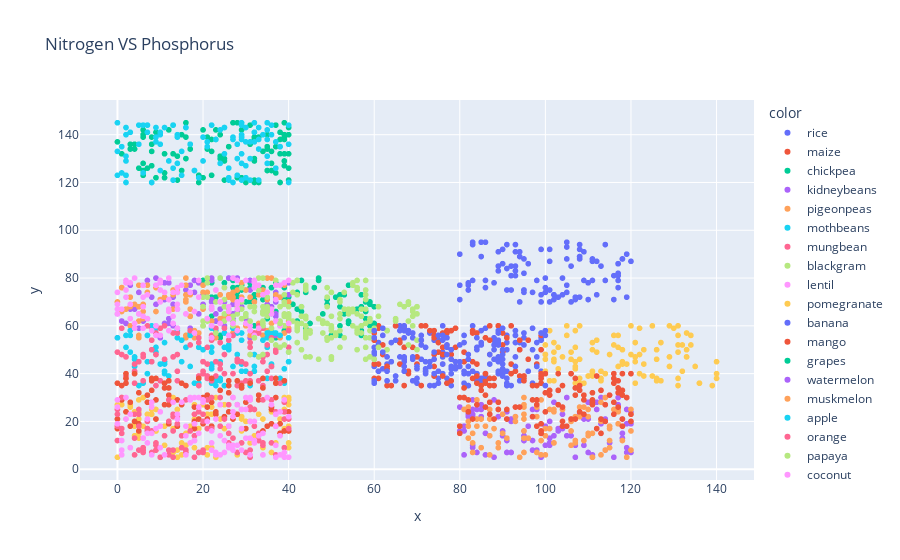

Here is the notebook cell this chart was saved with:
### Code cell
fig = px.scatter(x=df['N'],y=df['P'],color=df['label'],title="Nitrogen VS Phosphorus")
fig.show()

### Figure 1 — Plotly figure (JSON) as saved in the notebook; plotly's stock layout.template omitted (floating-point values rounded to 4 significant figures)
{"data": [{"hovertemplate": "color=rice<br>x=%{x}<br>y=%{y}<extra></extra>", "legendgroup": "rice", "marker": {"color": "#636efa", "symbol": "circle"}, "mode": "markers", "name": "rice", "showlegend": true, "type": "scattergl", "x": [90, 85, 60, 74, 78, 69, 69, 94, 89, 68, 91, 90, 78, 93, 94, 60, 85, 91, 77, 88, 89, 76, 67, 83, 98, 66, 97, 97, 60, 84, 73, 92, 85, 98, 88, 95, 99, 95, 60, 63, 62, 64, 83, 82, 85, 91, 76, 74, 79, 88, 60, 76, 93, 65, 95, 75, 74, 91, 71, 99, 72, 83, 93, 70, 76, 99, 99, 86, 69, 91, 61, 67, 79, 78, 75, 97, 67, 73, 77, 81, 68, 72, 61, 67, 67, 66, 82, 84, 81, 91, 93, 90, 81, 78, 60, 88, 93, 60, 78, 65], "xaxis": "x", "y": [42, 58, 55, 35, 42, 37, 55, 53, 54, 58, 53, 46, 58, 56, 50, 48, 38, 35, 38, 35, 45, 40, 59, 41, 47, 53, 59, 50, 49, 51, 57, 35, 37, 53, 54, 55, 57, 39, 43, 44, 42, 45, 60, 40, 52, 35, 49, 39, 43, 55, 36, 60, 56, 60, 52, 38, 54, 36, 46, 55, 40, 58, 58, 36, 47, 41, 54, 59, 46, 56, 52, 45, 42, 43, 54, 36, 47, 35, 36, 41, 57, 45, 53, 43, 58, 60, 43, 50, 53, 50, 53, 44, 45, 40, 51, 46, 47, 55, 35, 37], "yaxis": "y"}, {"hovertemplate": "color=maize<br>x=%{x}<br>y=%{y}<extra></extra>", "legendgroup": "maize", "marker": {"color": "#EF553B", "symbol": "circle"}, "mode": "markers", "name": "maize", "showlegend": true, "type": "scattergl", "x": [71, 61, 80, 73, 61, 68, 93, 89, 76, 67, 70, 90, 62, 92, 66, 63, 70, 61, 66, 74, 77, 99, 74, 83, 100, 79, 94, 75, 78, 87, 87, 63, 84, 64, 60, 98, 75, 86, 98, 76, 99, 60, 74, 89, 69, 96, 61, 74, 74, 63, 99, 77, 87, 60, 94, 95, 84, 77, 66, 63, 79, 72, 67, 86, 76, 75, 81, 73, 71, 96, 99, 62, 86, 94, 76, 77, 74, 81, 63, 99, 90, 68, 60, 71, 61, 88, 65, 78, 78, 92, 79, 91, 76, 87, 71, 90, 67, 60, 83, 83], "xaxis": "x", "y": [54, 44, 43, 58, 38, 41, 41, 60, 44, 60, 44, 49, 52, 44, 54, 58, 47, 41, 53, 55, 57, 50, 56, 45, 48, 51, 39, 49, 48, 54, 35, 43, 57, 35, 46, 44, 56, 55, 35, 57, 56, 44, 48, 60, 51, 46, 60, 58, 43, 43, 36, 36, 60, 38, 54, 38, 44, 58, 44, 35, 45, 60, 51, 36, 48, 53, 45, 45, 35, 54, 39, 48, 37, 50, 39, 52, 39, 49, 42, 38, 52, 40, 57, 52, 59, 38, 60, 37, 58, 60, 59, 55, 51, 48, 60, 57, 35, 54, 58, 57], "yaxis": "y"}, {"hovertemplate": "color=chickpea<br>x=%{x}<br>y=%{y}<extra></extra>", "legendgroup": "chickpea", "marker": {"color": "#00cc96", "symbol": "circle"}, "mode": "markers", "name": "chickpea", "showlegend": true, "type": "scattergl", "x": [40, 23, 39, 22, 36, 32, 58, 59, 42, 28, 58, 43, 58, 23, 27, 28, 50, 39, 25, 31, 26, 25, 31, 60, 59, 22, 36, 59, 54, 43, 28, 42, 32, 22, 31, 28, 57, 49, 46, 54, 38, 59, 36, 57, 35, 35, 52, 27, 57, 52, 43, 44, 24, 29, 20, 56, 37, 49, 59, 20, 24, 51, 57, 22, 52, 29, 44, 41, 52, 34, 42, 34, 27, 30, 57, 27, 32, 31, 33, 47, 54, 47, 35, 53, 45, 37, 30, 37, 53, 22, 60, 42, 39, 35, 30, 57, 48, 36, 40, 49], "xaxis": "x", "y": [72, 72, 58, 72, 67, 73, 70, 70, 62, 74, 66, 66, 63, 62, 62, 72, 56, 71, 78, 70, 80, 68, 78, 68, 62, 67, 65, 60, 77, 68, 76, 79, 60, 78, 79, 58, 58, 55, 76, 61, 60, 55, 76, 68, 66, 64, 60, 76, 60, 68, 79, 74, 55, 77, 60, 67, 66, 71, 69, 79, 56, 72, 73, 64, 73, 75, 59, 69, 56, 76, 74, 71, 73, 70, 57, 79, 71, 76, 75, 80, 62, 79, 57, 73, 61, 78, 75, 55, 65, 60, 61, 67, 76, 63, 65, 56, 65, 56, 58, 69], "yaxis": "y"}, {"hovertemplate": "color=kidneybeans<br>x=%{x}<br>y=%{y}<extra></extra>", "legendgroup": "kidneybeans", "marker": {"color": "#ab63fa", "symbol": "circle"}, "mode": "markers", "name": "kidneybeans", "showlegend": true, "type": "scattergl", "x": [13, 25, 31, 40, 2, 26, 17, 26, 17, 27, 28, 25, 28, 25, 12, 6, 22, 27, 10, 23, 19, 19, 22, 37, 11, 18, 21, 24, 34, 16, 17, 37, 40, 9, 1, 33, 23, 6, 25, 7, 8, 27, 28, 32, 27, 17, 0, 13, 34, 9, 11, 3, 35, 3, 23, 22, 31, 34, 12, 27, 7, 24, 11, 37, 25, 34, 20, 37, 18, 4, 37, 5, 11, 22, 12, 5, 27, 31, 36, 5, 32, 11, 0, 14, 29, 32, 17, 13, 14, 9, 20, 40, 27, 14, 7, 27, 30, 37, 27, 22], "xaxis": "x", "y": [60, 70, 55, 64, 61, 65, 57, 80, 59, 59, 58, 57, 80, 60, 78, 77, 79, 80, 55, 65, 78, 65, 70, 64, 71, 79, 63, 80, 60, 75, 77, 72, 73, 77, 62, 59, 59, 62, 63, 79, 72, 64, 66, 57, 56, 77, 65, 72, 60, 80, 72, 67, 69, 77, 62, 71, 79, 59, 63, 56, 63, 67, 71, 74, 76, 66, 69, 65, 74, 67, 56, 59, 61, 80, 61, 74, 69, 75, 68, 65, 79, 78, 55, 59, 68, 68, 64, 69, 67, 69, 73, 78, 72, 67, 56, 65, 63, 70, 63, 60], "yaxis": "y"}, {"hovertemplate": "color=pigeonpeas<br>x=%{x}<br>y=%{y}<extra></extra>", "legendgroup": "pigeonpeas", "marker": {"color": "#FFA15A", "symbol": "circle"}, "mode": "markers", "name": "pigeonpeas", "showlegend": true, "type": "scattergl", "x": [3, 40, 33, 27, 10, 30, 40, 38, 35, 38, 33, 16, 31, 16, 27, 40, 18, 3, 26, 16, 24, 9, 16, 28, 16, 24, 38, 9, 34, 1, 6, 26, 27, 27, 36, 17, 26, 17, 14, 39, 6, 8, 2, 1, 16, 23, 32, 28, 5, 36, 1, 24, 17, 5, 5, 37, 13, 6, 16, 25, 34, 20, 35, 14, 36, 7, 29, 30, 20, 19, 3, 5, 5, 37, 9, 20, 31, 0, 21, 13, 27, 29, 5, 39, 22, 18, 39, 13, 27, 26, 23, 4, 20, 7, 17, 35, 11, 20, 10, 33], "xaxis": "x", "y": [72, 59, 73, 57, 79, 75, 70, 55, 58, 61, 58, 56, 72, 80, 72, 62, 58, 68, 67, 70, 63, 76, 55, 75, 71, 70, 72, 66, 56, 76, 69, 73, 61, 71, 61, 73, 72, 64, 74, 60, 66, 59, 67, 76, 73, 75, 70, 59, 62, 67, 66, 73, 67, 55, 56, 77, 73, 63, 77, 64, 75, 77, 80, 75, 80, 77, 78, 60, 74, 57, 60, 77, 68, 73, 59, 72, 56, 70, 74, 67, 74, 72, 68, 57, 62, 55, 77, 75, 71, 64, 55, 69, 67, 74, 64, 71, 72, 60, 71, 61], "yaxis": "y"}, {"hovertemplate": "color=mothbeans<br>x=%{x}<br>y=%{y}<extra></extra>", "legendgroup": "mothbeans", "marker": {"color": "#19d3f3", "symbol": "circle"}, "mode": "markers", "name": "mothbeans", "showlegend": true, "type": "scattergl", "x": [3, 22, 36, 4, 29, 32, 14, 5, 25, 11, 40, 38, 27, 24, 23, 29, 31, 0, 7, 17, 11, 22, 9, 28, 26, 36, 8, 24, 22, 36, 22, 17, 8, 7, 36, 11, 6, 17, 4, 9, 25, 36, 21, 37, 32, 29, 25, 10, 23, 9, 3, 22, 12, 39, 32, 30, 19, 4, 21, 35, 22, 35, 17, 28, 22, 11, 38, 23, 25, 40, 23, 2, 3, 26, 39, 27, 24, 7, 15, 26, 20, 34, 19, 29, 20, 11, 15, 35, 9, 40, 35, 14, 40, 18, 35, 4, 22, 33, 2, 16], "xaxis": "x", "y": [49, 59, 58, 43, 54, 43, 55, 35, 57, 53, 49, 56, 43, 38, 45, 57, 35, 55, 45, 58, 44, 49, 51, 48, 50, 56, 60, 37, 43, 43, 44, 43, 45, 56, 57, 45, 36, 57, 47, 49, 51, 44, 38, 57, 48, 44, 51, 44, 35, 60, 58, 42, 39, 36, 41, 41, 36, 46, 39, 57, 55, 51, 56, 57, 36, 41, 38, 37, 35, 45, 58, 56, 56, 51, 42, 59, 45, 40, 45, 52, 45, 54, 51, 41, 50, 40, 54, 55, 59, 45, 38, 58, 55, 36, 52, 59, 51, 47, 51, 51], "yaxis": "y"}, {"hovertemplate": "color=mungbean<br>x=%{x}<br>y=%{y}<extra></extra>", "legendgroup": "mungbean", "marker": {"color": "#FF6692", "symbol": "circle"}, "mode": "markers", "name": "mungbean", "showlegend": true, "type": "scattergl", "x": [19, 8, 36, 10, 22, 9, 34, 31, 0, 21, 28, 17, 24, 28, 21, 34, 19, 31, 19, 24, 13, 31, 28, 31, 33, 34, 13, 33, 32, 23, 35, 6, 29, 4, 10, 14, 8, 20, 36, 14, 11, 10, 7, 2, 20, 2, 27, 35, 4, 1, 36, 11, 34, 21, 17, 25, 2, 9, 37, 36, 40, 30, 1, 9, 14, 35, 31, 4, 30, 9, 20, 37, 34, 14, 23, 5, 22, 40, 27, 31, 38, 6, 6, 24, 25, 32, 8, 19, 39, 33, 26, 21, 22, 29, 4, 10, 4, 20, 23, 25], "xaxis": "x", "y": [55, 54, 55, 56, 56, 57, 59, 51, 49, 39, 35, 52, 42, 46, 38, 60, 53, 58, 35, 53, 47, 53, 45, 37, 60, 45, 57, 57, 57, 59, 41, 48, 36, 36, 59, 48, 50, 40, 43, 57, 60, 59, 60, 47, 45, 39, 40, 48, 59, 48, 43, 46, 47, 44, 58, 40, 38, 48, 49, 38, 58, 44, 59, 48, 41, 52, 48, 41, 37, 35, 41, 50, 35, 37, 39, 45, 37, 51, 56, 40, 36, 37, 47, 44, 59, 56, 45, 39, 37, 37, 54, 51, 54, 45, 40, 37, 44, 45, 45, 48], "yaxis": "y"}, {"hovertemplate": "color=blackgram<br>x=%{x}<br>y=%{y}<extra></extra>", "legendgroup": "blackgram", "marker": {"color": "#B6E880", "symbol": "circle"}, "mode": "markers", "name": "blackgram", "showlegend": true, "type": "scattergl", "x": [56, 25, 42, 42, 44, 50, 35, 30, 27, 50, 39, 57, 52, 55, 51, 36, 59, 50, 30, 20, 58, 25, 52, 40, 20, 48, 49, 48, 32, 21, 20, 25, 41, 53, 39, 25, 21, 57, 56, 49, 24, 49, 28, 55, 50, 34, 20, 55, 23, 53, 26, 33, 37, 33, 22, 20, 43, 44, 34, 21, 25, 41, 28, 35, 52, 58, 34, 52, 23, 42, 37, 44, 21, 56, 29, 43, 55, 44, 29, 47, 40, 58, 41, 58, 27, 27, 52, 44, 21, 60, 33, 59, 29, 59, 29, 58, 55, 42, 44, 38], "xaxis": "x", "y": [79, 62, 61, 73, 58, 55, 72, 64, 64, 74, 73, 67, 63, 66, 56, 66, 55, 58, 65, 62, 71, 71, 71, 63, 60, 61, 68, 62, 66, 63, 72, 65, 78, 67, 60, 76, 78, 60, 75, 72, 80, 76, 68, 78, 64, 80, 68, 67, 70, 74, 67, 80, 79, 75, 55, 68, 68, 76, 60, 72, 68, 62, 65, 64, 58, 75, 66, 70, 57, 58, 62, 75, 80, 76, 76, 61, 60, 63, 67, 63, 68, 61, 74, 79, 62, 60, 65, 55, 62, 59, 77, 58, 63, 63, 70, 73, 77, 79, 77, 62], "yaxis": "y"}, {"hovertemplate": "color=lentil<br>x=%{x}<br>y=%{y}<extra></extra>", "legendgroup": "lentil", "marker": {"color": "#FF97FF", "symbol": "circle"}, "mode": "markers", "name": "lentil", "showlegend": true, "type": "scattergl", "x": [32, 13, 38, 11, 37, 29, 2, 6, 13, 8, 6, 2, 3, 27, 39, 40, 37, 31, 22, 3, 4, 13, 12, 4, 9, 18, 32, 6, 15, 0, 30, 3, 2, 10, 14, 39, 19, 18, 31, 28, 5, 16, 34, 14, 22, 24, 2, 26, 27, 24, 13, 6, 12, 32, 6, 10, 38, 17, 26, 23, 32, 19, 22, 28, 1, 12, 36, 28, 12, 22, 26, 16, 14, 33, 21, 0, 10, 30, 0, 35, 7, 9, 14, 14, 36, 28, 28, 40, 10, 12, 37, 0, 7, 10, 39, 26, 9, 4, 34, 33], "xaxis": "x", "y": [76, 61, 60, 74, 71, 71, 72, 59, 64, 58, 77, 75, 69, 80, 78, 79, 62, 60, 67, 78, 80, 61, 66, 61, 60, 66, 56, 72, 77, 65, 79, 63, 78, 78, 67, 65, 72, 57, 58, 58, 65, 65, 65, 69, 55, 61, 79, 63, 61, 70, 74, 64, 58, 79, 68, 79, 77, 74, 68, 75, 78, 79, 60, 69, 67, 67, 67, 70, 71, 68, 66, 65, 59, 59, 63, 69, 75, 61, 74, 74, 63, 56, 74, 76, 65, 67, 79, 61, 70, 80, 77, 67, 73, 56, 70, 56, 77, 59, 73, 77], "yaxis": "y"}, {"hovertemplate": "color=pomegranate<br>x=%{x}<br>y=%{y}<extra></extra>", "legendgroup": "pomegranate", "marker": {"color": "#FECB52", "symbol": "circle"}, "mode": "markers", "name": "pomegranate", "showlegend": true, "type": "scattergl", "x": [2, 6, 8, 37, 0, 31, 21, 6, 25, 15, 14, 16, 36, 4, 29, 16, 18, 11, 5, 18, 9, 40, 22, 9, 12, 0, 2, 28, 8, 29, 17, 34, 21, 25, 8, 26, 4, 36, 5, 19, 39, 5, 4, 38, 37, 9, 29, 5, 22, 4, 21, 29, 23, 13, 5, 27, 7, 12, 4, 3, 1, 23, 24, 13, 40, 21, 3, 40, 14, 38, 34, 32, 18, 8, 15, 0, 22, 14, 31, 39, 10, 8, 32, 18, 20, 39, 20, 11, 40, 3, 9, 30, 40, 40, 32, 33, 4, 13, 39, 8], "xaxis": "x", "y": [24, 18, 26, 18, 27, 25, 21, 30, 27, 11, 5, 10, 7, 20, 22, 15, 27, 18, 15, 23, 8, 27, 23, 16, 29, 17, 21, 6, 23, 16, 18, 21, 23, 17, 25, 18, 19, 24, 24, 17, 30, 29, 24, 21, 11, 25, 22, 21, 26, 18, 6, 21, 5, 7, 13, 24, 23, 20, 19, 9, 27, 30, 21, 30, 11, 9, 27, 29, 25, 14, 9, 14, 21, 23, 6, 5, 9, 8, 11, 17, 5, 28, 13, 9, 27, 25, 7, 10, 18, 26, 16, 20, 9, 30, 25, 23, 14, 17, 24, 28], "yaxis": "y"}, {"hovertemplate": "color=banana<br>x=%{x}<br>y=%{y}<extra></extra>", "legendgroup": "banana", "marker": {"color": "#636efa", "symbol": "circle"}, "mode": "markers", "name": "banana", "showlegend": true, "type": "scattergl", "x": [91, 105, 108, 86, 80, 93, 90, 108, 108, 105, 118, 101, 95, 106, 86, 83, 85, 109, 100, 117, 114, 110, 94, 80, 114, 88, 112, 117, 111, 89, 93, 92, 105, 102, 94, 116, 117, 119, 99, 91, 80, 101, 108, 100, 109, 82, 106, 90, 83, 119, 107, 116, 101, 93, 95, 107, 83, 102, 86, 117, 111, 95, 91, 93, 92, 104, 103, 92, 93, 120, 108, 105, 98, 111, 97, 95, 89, 89, 118, 101, 99, 82, 90, 95, 104, 102, 100, 94, 99, 112, 117, 96, 113, 105, 85, 108, 92, 110, 82, 117], "xaxis": "x", "y": [94, 95, 92, 76, 77, 94, 92, 89, 88, 77, 88, 87, 75, 85, 95, 79, 95, 79, 76, 86, 94, 78, 70, 71, 79, 78, 73, 76, 87, 83, 91, 81, 74, 71, 91, 71, 79, 72, 73, 84, 90, 70, 89, 80, 91, 78, 70, 86, 95, 90, 72, 81, 75, 81, 75, 71, 94, 73, 79, 86, 79, 74, 75, 83, 85, 80, 72, 75, 85, 87, 72, 88, 79, 88, 74, 82, 91, 85, 88, 92, 92, 77, 86, 88, 73, 73, 74, 89, 70, 87, 82, 86, 85, 93, 89, 94, 81, 71, 75, 81], "yaxis": "y"}, {"hovertemplate": "color=mango<br>x=%{x}<br>y=%{y}<extra></extra>", "legendgroup": "mango", "marker": {"color": "#EF553B", "symbol": "circle"}, "mode": "markers", "name": "mango", "showlegend": true, "type": "scattergl", "x": [2, 39, 21, 25, 0, 20, 19, 18, 11, 30, 18, 23, 37, 11, 12, 3, 37, 26, 14, 40, 4, 36, 30, 28, 38, 12, 38, 8, 15, 34, 11, 33, 12, 12, 5, 1, 16, 35, 4, 9, 2, 26, 34, 5, 31, 34, 36, 7, 38, 5, 37, 21, 37, 23, 36, 24, 26, 22, 11, 29, 22, 23, 1, 2, 39, 15, 3, 8, 33, 14, 18, 9, 20, 9, 26, 31, 14, 40, 28, 0, 1, 2, 12, 7, 0, 26, 27, 22, 22, 28, 7, 29, 8, 39, 40, 19, 21, 22, 31, 18], "xaxis": "x", "y": [40, 24, 26, 22, 21, 19, 21, 17, 36, 28, 19, 23, 30, 27, 19, 28, 38, 37, 18, 16, 20, 25, 17, 37, 15, 37, 19, 33, 27, 16, 36, 29, 31, 34, 16, 30, 35, 18, 40, 29, 38, 32, 38, 32, 29, 34, 19, 17, 15, 19, 36, 31, 36, 23, 26, 33, 18, 17, 34, 35, 28, 24, 35, 24, 37, 36, 18, 38, 31, 29, 20, 21, 30, 38, 24, 36, 18, 16, 27, 17, 29, 36, 27, 28, 36, 35, 21, 38, 18, 23, 31, 34, 37, 16, 24, 38, 21, 18, 20, 26], "yaxis": "y"}, {"hovertemplate": "color=grapes<br>x=%{x}<br>y=%{y}<extra></extra>", "legendgroup": "grapes", "marker": {"color": "#00cc96", "symbol": "circle"}, "mode": "markers", "name": "grapes", "showlegend": true, "type": "scattergl", "x": [24, 13, 22, 36, 24, 2, 35, 11, 6, 17, 25, 27, 9, 16, 32, 22, 31, 3, 28, 4, 39, 38, 36, 25, 15, 24, 13, 5, 30, 23, 26, 7, 32, 9, 20, 32, 3, 38, 14, 20, 40, 36, 11, 0, 19, 31, 4, 39, 8, 39, 32, 12, 8, 8, 21, 40, 39, 19, 21, 17, 33, 22, 32, 37, 15, 39, 40, 40, 29, 32, 6, 8, 34, 35, 16, 8, 25, 16, 39, 38, 33, 35, 1, 39, 28, 6, 6, 29, 37, 38, 38, 14, 6, 32, 11, 23, 40, 6, 37, 35], "xaxis": "x", "y": [130, 144, 123, 125, 131, 123, 140, 122, 123, 134, 130, 145, 122, 139, 141, 138, 144, 136, 122, 136, 145, 132, 133, 121, 125, 140, 132, 126, 120, 142, 135, 126, 139, 141, 142, 129, 134, 138, 131, 122, 126, 128, 132, 137, 123, 136, 134, 139, 127, 138, 120, 142, 133, 139, 134, 140, 127, 120, 139, 136, 139, 133, 130, 135, 140, 132, 121, 132, 142, 121, 140, 120, 133, 135, 145, 136, 129, 130, 129, 135, 120, 125, 132, 140, 145, 128, 139, 122, 144, 120, 141, 121, 125, 138, 124, 138, 143, 142, 124, 134], "yaxis": "y"}, {"hovertemplate": "color=watermelon<br>x=%{x}<br>y=%{y}<extra></extra>", "legendgroup": "watermelon", "marker": {"color": "#ab63fa", "symbol": "circle"}, "mode": "markers", "name": "watermelon", "showlegend": true, "type": "scattergl", "x": [119, 119, 105, 114, 93, 80, 85, 85, 82, 118, 83, 86, 101, 119, 104, 95, 102, 109, 81, 103, 105, 97, 120, 95, 83, 83, 91, 116, 112, 88, 118, 92, 106, 99, 98, 108, 119, 117, 109, 80, 100, 91, 86, 107, 103, 101, 85, 84, 102, 98, 97, 90, 95, 82, 82, 110, 118, 120, 91, 81, 101, 101, 111, 107, 115, 84, 120, 91, 89, 113, 97, 117, 90, 104, 81, 88, 92, 81, 111, 108, 113, 83, 101, 114, 99, 92, 92, 91, 110, 112, 89, 100, 83, 95, 119, 97, 110, 96, 83, 120], "xaxis": "x", "y": [25, 19, 30, 8, 22, 26, 27, 22, 22, 13, 25, 15, 10, 9, 17, 12, 14, 21, 18, 17, 14, 8, 19, 16, 29, 9, 21, 5, 28, 29, 15, 21, 14, 5, 8, 22, 7, 27, 10, 16, 18, 7, 6, 5, 16, 20, 25, 7, 28, 25, 25, 16, 12, 23, 25, 28, 21, 20, 7, 6, 13, 17, 6, 10, 11, 25, 7, 12, 22, 19, 22, 30, 14, 23, 16, 5, 7, 18, 5, 23, 30, 10, 11, 21, 6, 20, 7, 24, 21, 25, 25, 10, 22, 14, 30, 12, 7, 18, 23, 24], "yaxis": "y"}, {"hovertemplate": "color=muskmelon<br>x=%{x}<br>y=%{y}<extra></extra>", "legendgroup": "muskmelon", "marker": {"color": "#FFA15A", "symbol": "circle"}, "mode": "markers", "name": "muskmelon", "showlegend": true, "type": "scattergl", "x": [115, 114, 101, 118, 95, 81, 117, 114, 113, 108, 81, 115, 83, 84, 109, 95, 119, 110, 82, 87, 85, 100, 107, 91, 102, 117, 85, 104, 102, 116, 100, 110, 104, 107, 98, 88, 87, 120, 95, 108, 82, 120, 110, 95, 106, 99, 106, 83, 117, 98, 113, 101, 98, 93, 95, 109, 118, 100, 89, 95, 95, 87, 93, 84, 111, 111, 111, 89, 110, 95, 115, 120, 102, 94, 84, 107, 80, 86, 113, 115, 82, 98, 117, 83, 120, 111, 85, 90, 99, 102, 80, 87, 114, 99, 89, 96, 82, 106, 90, 106], "xaxis": "x", "y": [17, 27, 25, 18, 26, 25, 24, 30, 6, 26, 30, 9, 7, 21, 26, 27, 5, 14, 18, 14, 9, 6, 12, 13, 25, 25, 21, 25, 24, 25, 17, 25, 25, 11, 26, 17, 25, 8, 13, 22, 13, 23, 22, 23, 10, 12, 20, 11, 19, 26, 20, 17, 7, 22, 21, 12, 12, 14, 9, 16, 7, 6, 20, 29, 5, 5, 15, 11, 15, 30, 12, 25, 11, 5, 18, 22, 18, 18, 28, 18, 20, 22, 25, 15, 16, 5, 21, 23, 29, 11, 18, 21, 8, 6, 25, 13, 26, 21, 15, 16], "yaxis": "y"}, {"hovertemplate": "color=apple<br>x=%{x}<br>y=%{y}<extra></extra>", "legendgroup": "apple", "marker": {"color": "#19d3f3", "symbol": "circle"}, "mode": "markers", "name": "apple", "showlegend": true, "type": "scattergl", "x": [24, 7, 14, 8, 20, 32, 27, 0, 22, 1, 30, 29, 13, 9, 0, 30, 36, 37, 33, 7, 35, 29, 2, 34, 29, 32, 13, 25, 9, 6, 37, 2, 11, 10, 24, 23, 18, 13, 26, 28, 26, 21, 21, 5, 2, 15, 31, 25, 16, 19, 10, 20, 28, 28, 2, 2, 27, 30, 32, 29, 26, 40, 6, 35, 17, 33, 16, 27, 29, 3, 15, 5, 10, 7, 2, 29, 30, 29, 14, 18, 33, 40, 9, 38, 28, 35, 12, 1, 0, 31, 35, 29, 33, 14, 35, 40, 25, 31, 36, 10], "xaxis": "x", "y": [128, 144, 128, 120, 129, 137, 139, 123, 144, 124, 122, 121, 126, 139, 133, 143, 140, 137, 121, 144, 128, 128, 143, 140, 144, 141, 144, 143, 137, 144, 126, 120, 143, 141, 142, 138, 125, 121, 122, 123, 121, 137, 135, 144, 123, 133, 130, 143, 143, 122, 125, 139, 123, 136, 131, 140, 138, 127, 145, 139, 126, 136, 124, 138, 136, 134, 143, 120, 145, 141, 123, 136, 136, 141, 129, 138, 137, 132, 139, 125, 143, 144, 143, 135, 130, 142, 129, 135, 145, 121, 131, 140, 138, 140, 145, 120, 132, 137, 144, 140], "yaxis": "y"}, {"hovertemplate": "color=orange<br>x=%{x}<br>y=%{y}<extra></extra>", "legendgroup": "orange", "marker": {"color": "#FF6692", "symbol": "circle"}, "mode": "markers", "name": "orange", "showlegend": true, "type": "scattergl", "x": [22, 37, 27, 7, 20, 26, 5, 0, 39, 13, 21, 33, 6, 19, 24, 9, 31, 22, 13, 16, 4, 0, 8, 4, 33, 30, 21, 11, 9, 5, 29, 33, 8, 15, 16, 0, 5, 6, 10, 1, 1, 0, 24, 36, 40, 40, 32, 9, 13, 15, 29, 1, 18, 14, 33, 4, 17, 12, 34, 39, 31, 12, 12, 26, 19, 39, 16, 36, 37, 39, 31, 18, 20, 5, 20, 25, 14, 37, 26, 13, 32, 19, 28, 24, 7, 18, 7, 20, 18, 34, 20, 37, 12, 34, 6, 27, 13, 6, 40, 31], "xaxis": "x", "y": [30, 6, 13, 16, 7, 27, 23, 18, 24, 23, 17, 12, 9, 7, 18, 11, 8, 17, 5, 8, 13, 25, 7, 23, 14, 7, 29, 14, 8, 18, 25, 12, 16, 14, 7, 12, 25, 8, 5, 17, 30, 23, 27, 11, 21, 22, 18, 10, 16, 9, 11, 15, 5, 22, 15, 6, 16, 20, 29, 28, 25, 6, 29, 11, 24, 21, 29, 29, 23, 9, 5, 12, 20, 8, 8, 21, 19, 18, 15, 22, 25, 7, 7, 30, 17, 23, 20, 23, 14, 11, 29, 24, 8, 10, 13, 30, 8, 7, 17, 26], "yaxis": "y"}, {"hovertemplate": "color=papaya<br>x=%{x}<br>y=%{y}<extra></extra>", "legendgroup": "papaya", "marker": {"color": "#B6E880", "symbol": "circle"}, "mode": "markers", "name": "papaya", "showlegend": true, "type": "scattergl", "x": [61, 58, 45, 39, 31, 70, 68, 34, 38, 69, 58, 59, 44, 56, 69, 56, 49, 38, 54, 57, 39, 58, 61, 34, 31, 47, 32, 36, 61, 70, 44, 34, 50, 39, 34, 44, 31, 65, 44, 50, 43, 60, 70, 59, 60, 42, 35, 34, 36, 39, 37, 33, 34, 49, 40, 68, 50, 65, 40, 42, 49, 59, 63, 70, 63, 40, 63, 45, 66, 54, 69, 67, 45, 56, 70, 44, 50, 52, 35, 68, 32, 32, 48, 39, 49, 48, 69, 53, 38, 57, 51, 56, 54, 58, 68, 42, 43, 35, 56, 39], "xaxis": "x", "y": [68, 46, 47, 65, 68, 68, 62, 65, 68, 64, 51, 47, 64, 57, 60, 58, 55, 51, 65, 57, 52, 67, 64, 62, 48, 46, 68, 59, 51, 54, 56, 68, 59, 70, 61, 60, 62, 62, 57, 47, 50, 46, 68, 62, 58, 60, 66, 65, 54, 64, 52, 47, 48, 54, 65, 52, 46, 63, 49, 53, 55, 62, 58, 65, 50, 64, 58, 58, 69, 67, 67, 68, 57, 50, 50, 47, 60, 51, 68, 69, 55, 55, 62, 69, 61, 57, 66, 55, 61, 64, 57, 65, 66, 55, 70, 59, 64, 67, 59, 64], "yaxis": "y"}, {"hovertemplate": "color=coconut<br>x=%{x}<br>y=%{y}<extra></extra>", "legendgroup": "coconut", "marker": {"color": "#FF97FF", "symbol": "circle"}, "mode": "markers", "name": "coconut", "showlegend": true, "type": "scattergl", "x": [18, 37, 13, 2, 10, 7, 39, 34, 31, 25, 16, 26, 27, 37, 19, 0, 31, 9, 22, 31, 34, 24, 1, 31, 10, 36, 38, 11, 16, 33, 16, 32, 38, 8, 23, 29, 24, 32, 30, 14, 27, 40, 17, 30, 28, 39, 32, 7, 29, 34, 14, 18, 7, 24, 39, 29, 10, 0, 32, 37, 20, 31, 17, 1, 6, 15, 27, 3, 8, 20, 26, 1, 27, 23, 0, 38, 25, 40, 0, 26, 35, 19, 31, 17, 2, 30, 8, 18, 8, 40, 27, 21, 3, 22, 27, 22, 28, 23, 37, 19], "xaxis": "x", "y": [30, 23, 28, 21, 18, 11, 5, 6, 30, 7, 18, 10, 8, 18, 15, 19, 20, 17, 11, 6, 6, 6, 8, 13, 9, 27, 24, 6, 14, 14, 6, 11, 14, 6, 6, 25, 14, 12, 25, 21, 22, 5, 11, 30, 10, 7, 20, 15, 17, 15, 23, 19, 21, 27, 29, 8, 24, 29, 11, 10, 29, 29, 30, 12, 13, 28, 24, 23, 26, 28, 18, 6, 30, 7, 26, 6, 12, 5, 19, 9, 30, 30, 13, 29, 30, 13, 15, 12, 28, 22, 10, 20, 9, 16, 8, 8, 27, 21, 5, 26], "yaxis": "y"}, {"hovertemplate": "color=cotton<br>x=%{x}<br>y=%{y}<extra></extra>", "legendgroup": "cotton", "marker": {"color": "#FECB52", "symbol": "circle"}, "mode": "markers", "name": "cotton", "showlegend": true, "type": "scattergl", "x": [133, 136, 104, 133, 126, 126, 113, 121, 121, 129, 107, 122, 140, 102, 111, 131, 135, 100, 123, 117, 121, 101, 107, 100, 125, 105, 102, 131, 139, 108, 118, 107, 125, 113, 131, 115, 113, 111, 111, 122, 108, 132, 103, 133, 127, 110, 131, 108, 122, 111, 140, 100, 123, 107, 118, 103, 133, 129, 116, 114, 131, 107, 123, 112, 119, 130, 127, 134, 109, 100, 132, 102, 111, 117, 136, 134, 112, 105, 140, 126, 106, 121, 108, 116, 100, 129, 118, 117, 126, 120, 102, 131, 114, 101, 106, 113, 102, 110, 107, 120], "xaxis": "x", "y": [47, 36, 47, 47, 38, 50, 41, 45, 47, 60, 45, 59, 38, 49, 40, 35, 43, 46, 39, 56, 36, 58, 42, 41, 39, 60, 46, 49, 35, 36, 45, 51, 60, 37, 52, 48, 38, 41, 53, 48, 46, 41, 42, 50, 37, 39, 38, 38, 40, 50, 40, 40, 50, 36, 50, 51, 57, 47, 52, 40, 60, 43, 44, 49, 44, 59, 53, 52, 36, 48, 52, 37, 39, 51, 36, 56, 54, 56, 45, 46, 49, 53, 60, 56, 52, 43, 44, 43, 37, 48, 45, 56, 40, 37, 46, 38, 53, 39, 58, 60], "yaxis": "y"}, {"hovertemplate": "color=jute<br>x=%{x}<br>y=%{y}<extra></extra>", "legendgroup": "jute", "marker": {"color": "#636efa", "symbol": "circle"}, "mode": "markers", "name": "jute", "showlegend": true, "type": "scattergl", "x": [89, 60, 63, 86, 96, 100, 63, 70, 67, 74, 89, 74, 89, 60, 67, 70, 74, 90, 82, 73, 85, 81, 84, 80, 76, 76, 81, 76, 69, 82, 69, 81, 67, 72, 65, 78, 77, 89, 62, 90, 66, 80, 89, 77, 94, 75, 60, 62, 84, 100, 75, 78, 82, 100, 88, 67, 72, 89, 89, 61, 79, 84, 98, 75, 89, 91, 77, 66, 62, 82, 61, 99, 70, 90, 73, 67, 84, 72, 71, 64, 65, 60, 86, 90, 91, 87, 72, 71, 82, 71, 80, 77, 95, 63, 93, 87, 88, 90, 90, 84], "xaxis": "x", "y": [47, 37, 41, 40, 41, 35, 37, 43, 55, 40, 53, 46, 41, 55, 43, 38, 49, 40, 35, 45, 53, 56, 55, 45, 54, 56, 40, 44, 47, 40, 57, 36, 60, 51, 39, 50, 52, 52, 49, 48, 47, 52, 52, 51, 37, 41, 55, 56, 40, 56, 56, 46, 48, 58, 50, 41, 42, 40, 57, 41, 45, 40, 43, 36, 58, 41, 48, 58, 59, 35, 41, 57, 42, 59, 43, 46, 37, 41, 56, 53, 54, 58, 39, 50, 38, 48, 41, 54, 46, 52, 43, 55, 57, 47, 43, 44, 52, 39, 39, 38], "yaxis": "y"}, {"hovertemplate": "color=coffee<br>x=%{x}<br>y=%{y}<extra></extra>", "legendgroup": "coffee", "marker": {"color": "#EF553B", "symbol": "circle"}, "mode": "markers", "name": "coffee", "showlegend": true, "type": "scattergl", "x": [91, 107, 83, 108, 116, 116, 109, 89, 118, 111, 84, 85, 99, 81, 95, 81, 80, 104, 109, 100, 100, 83, 120, 104, 108, 91, 86, 98, 111, 84, 98, 118, 103, 82, 86, 88, 84, 120, 106, 113, 117, 80, 88, 113, 87, 113, 98, 97, 85, 82, 103, 112, 99, 120, 114, 100, 108, 115, 87, 82, 94, 87, 118, 87, 92, 97, 99, 89, 112, 111, 114, 117, 111, 119, 116, 95, 86, 117, 105, 109, 80, 101, 103, 93, 104, 116, 107, 101, 107, 99, 103, 118, 106, 116, 97, 107, 99, 118, 117, 104], "xaxis": "x", "y": [21, 21, 38, 24, 28, 23, 31, 25, 18, 32, 36, 33, 15, 30, 39, 34, 15, 20, 29, 32, 24, 21, 23, 26, 33, 25, 26, 18, 27, 39, 27, 21, 27, 24, 31, 35, 27, 40, 40, 21, 34, 30, 21, 33, 23, 15, 29, 29, 35, 29, 33, 17, 19, 20, 27, 40, 35, 31, 28, 24, 26, 28, 40, 38, 40, 22, 40, 28, 39, 28, 20, 26, 29, 30, 40, 37, 40, 37, 18, 23, 18, 31, 33, 26, 35, 36, 38, 33, 31, 16, 40, 31, 21, 38, 35, 34, 15, 33, 32, 18], "yaxis": "y"}], "layout": {"autosize": true, "legend": {"title": {"text": "color"}, "tracegroupgap": 0}, "title": {"text": "Nitrogen VS Phosphorus"}, "xaxis": {"anchor": "y", "autorange": true, "domain": [0, 1], "range": [-8.531, 148.5], "title": {"text": "x"}, "type": "linear"}, "yaxis": {"anchor": "x", "autorange": true, "domain": [0, 1], "range": [-6.553, 156.6], "title": {"text": "y"}, "type": "linear"}}}
